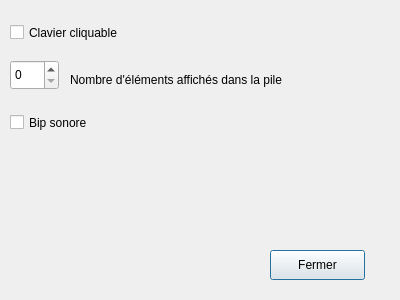
<?xml version="1.0" encoding="UTF-8"?>
<ui version="4.0">
 <class>Param</class>
 <widget class="QDialog" name="Param">
  <property name="enabled">
   <bool>true</bool>
  </property>
  <property name="geometry">
   <rect>
    <x>0</x>
    <y>0</y>
    <width>400</width>
    <height>300</height>
   </rect>
  </property>
  <property name="windowTitle">
   <string>Dialog</string>
  </property>
  <widget class="QCheckBox" name="clavier">
   <property name="geometry">
    <rect>
     <x>10</x>
     <y>20</y>
     <width>141</width>
     <height>25</height>
    </rect>
   </property>
   <property name="text">
    <string>Clavier cliquable</string>
   </property>
   <property name="checked">
    <bool>false</bool>
   </property>
  </widget>
  <widget class="QLabel" name="label">
   <property name="geometry">
    <rect>
     <x>70</x>
     <y>70</y>
     <width>271</width>
     <height>20</height>
    </rect>
   </property>
   <property name="text">
    <string>Nombre d'éléments affichés dans la pile</string>
   </property>
  </widget>
  <widget class="QSpinBox" name="sizePile">
   <property name="geometry">
    <rect>
     <x>10</x>
     <y>60</y>
     <width>49</width>
     <height>30</height>
    </rect>
   </property>
  </widget>
  <widget class="QPushButton" name="close">
   <property name="geometry">
    <rect>
     <x>270</x>
     <y>250</y>
     <width>95</width>
     <height>30</height>
    </rect>
   </property>
   <property name="text">
    <string>Fermer</string>
   </property>
  </widget>
  <widget class="QCheckBox" name="bip">
   <property name="geometry">
    <rect>
     <x>10</x>
     <y>110</y>
     <width>141</width>
     <height>25</height>
    </rect>
   </property>
   <property name="text">
    <string>Bip sonore</string>
   </property>
   <property name="checked">
    <bool>false</bool>
   </property>
  </widget>
 </widget>
 <resources/>
 <connections>
  <connection>
   <sender>close</sender>
   <signal>clicked()</signal>
   <receiver>Param</receiver>
   <slot>reject()</slot>
   <hints>
    <hint type="sourcelabel">
     <x>309</x>
     <y>263</y>
    </hint>
    <hint type="destinationlabel">
     <x>260</x>
     <y>204</y>
    </hint>
   </hints>
  </connection>
 </connections>
</ui>
